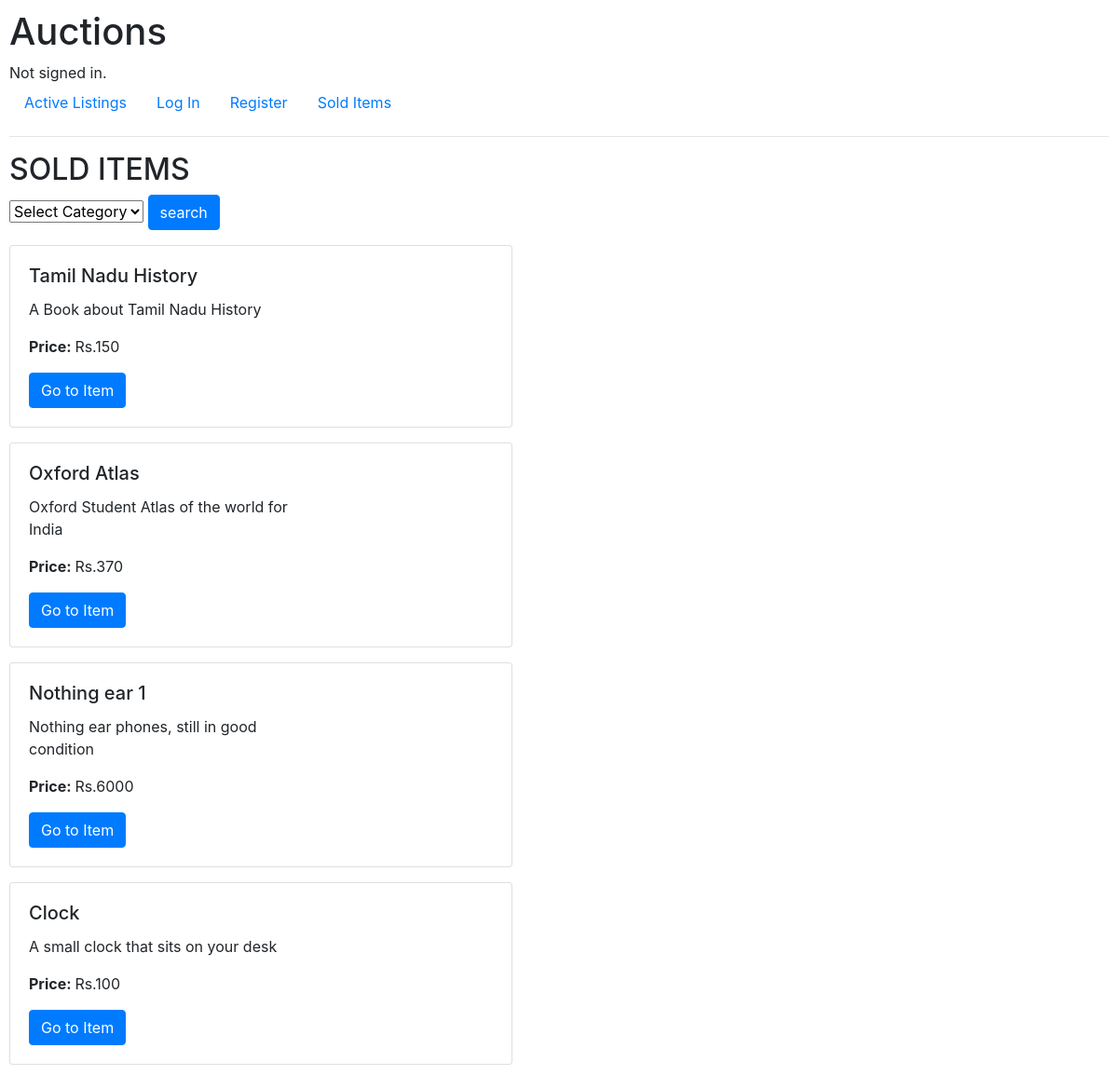
Before: /solditems with the older database file.
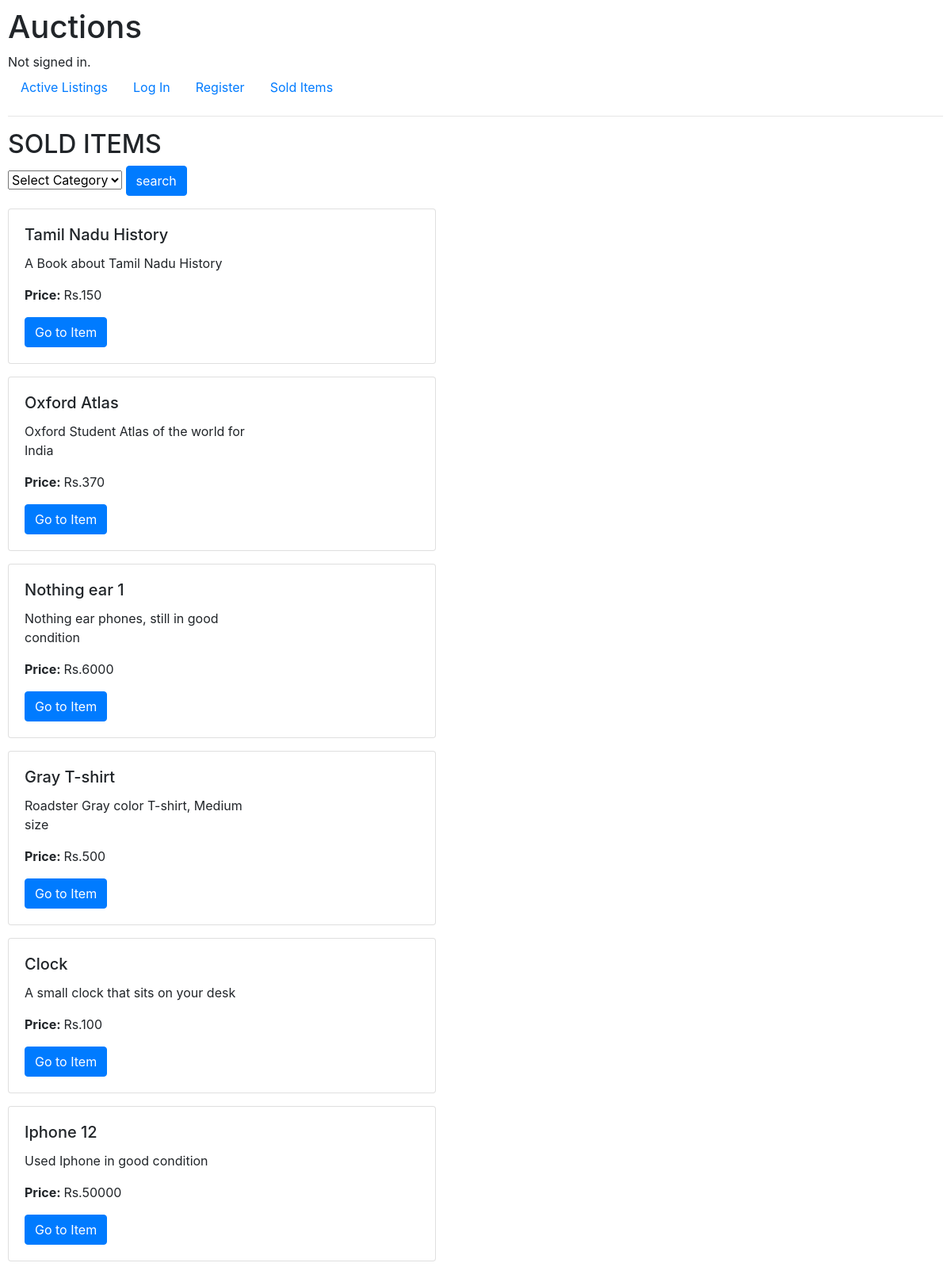
After: the same page with the newer database file.
### auctions/models.py (models this page shows, shortened)
class listing(models.Model):
    title = models.CharField(max_length=20)
    description = models.CharField(max_length=64)
    price = models.IntegerField()
    category = models.ForeignKey(Category, blank=True, null=True, on_delete=models.CASCADE, related_name="item_type")
    image = models.ImageField(null=True, blank=True, upload_to='images/')
    posted_user = models.ForeignKey(User, related_name="posted_item", on_delete=models.CASCADE, null=True)
    isActive = models.BooleanField(default=True)
    watchlist = models.ManyToManyField(User, null=True, related_name="Watch_items", blank=True)

### auctions/views.py (the view)
# urls.py: path("solditems", views.solditems, name="solditems"),
def solditems(request):
    if request.method == "POST":
        cat = request.POST["category"]
        c = Category.objects.get(category=cat)
        all_cat = Category.objects.all()
        items = listing.objects.filter(isActive=False, category=c)
        return render(request, 'auctions/solditems.html', {
            "items" : items,
            "cat" : all_cat
            })
    else:
        items = listing.objects.filter(isActive=False)
        cat = Category.objects.all()
        return render(request, "auctions/solditems.html", {
            "items" : items,
            "cat" : cat,
        })

### auctions/models.py (called while the page is built)
    def __str__(self):
        return self.category

### auctions/templates/auctions/solditems.html (shortened to what this page needs)
{% extends 'auctions/layout.html' %}
{% block body %}
<h2>SOLD ITEMS</h2>
<form return="{% url 'index_cat' %}" method="post">
    <select name="category" class="form-select form-select-lg mb-4" aria-label=".form-select-lg example">
        <option selected>Select Category</option>
    </select>
    <button type="submit" class="btn btn-primary">search</button>
</form>
  {% for item in items %}
    <div class="card mb-3" style="max-width: 540px;">
        <div class="row g-0">
            <div class="col-md-8">
                <div class="card-body">
                    <h5 class="card-title">{{item.title}}</h5>
                    <p class="card-text">{{item.description}}</p>
                    <p class="card-text"><strong>Price: </strong>Rs.{{item.price}}</p>
                    <a href="{% url 'list' item.title %}" method="post" class="btn btn-primary">Go to Item</a>
                </div>
            </div>
        </div>
    </div>
    {% empty %}
<hr />
    <h4> No items </h4>
<hr />
    {% endfor %}
{% endblock %}

Changed rows visible on the page:
now on this page (row edited): listing: title "Gray T-shirt", description "Roadster Gray color T-shirt, Medium size", price "500"
added listing: title "Iphone 12", description "Used Iphone in good condition", price "50000"
